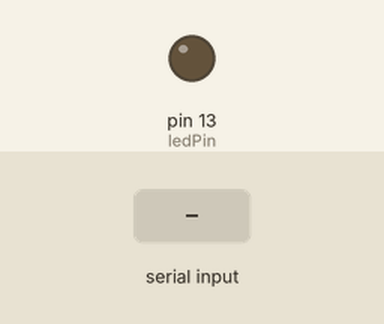
Recording of a sketch running on a simulated Arduino Uno, built with avr-gcc and run on an emulated ATmega328P. Shown: output pins drawn as LEDs (lit = HIGH). The test bench sets the inputs (shaded band). What the sketch prints to the serial monitor is not drawn.

Above: at 1.2 s.
1.3 s: "1" received over Serial
At 1.7 s:
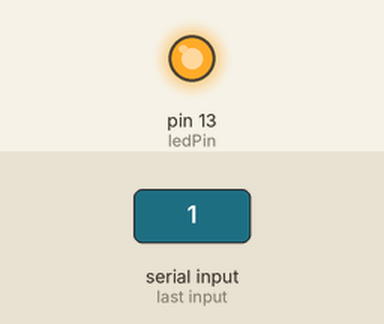
Timing chart, 0 to 4.3 s (numbered marks = the images above; inputs shaded):
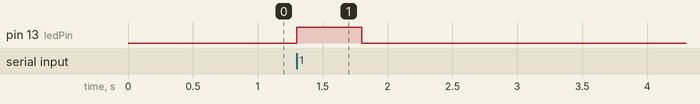

Measured:
- after the input at 1.3 s, pin 13 (ledPin): LOW → HIGH at once, → LOW 0.50 s later

The sketch:

serial_string_reader_writer.ino
```cpp
// sketch to test receiving and publishing data over serial


String c = ""; // Initialize an empty string
unsigned long previousMillis = 0; // Variable to store the last time the message was sent
const long interval = 10000; // Interval at which to send the message (2 seconds)
const int ledPin = LED_BUILTIN;


void setup() {
  Serial.begin(38400); // Initialize serial communication at 38400 baud
  pinMode(ledPin, OUTPUT);
}

void loop() {
  unsigned long currentMillis = millis(); // Get the current time

  // Check if it's time to send the message
  if (currentMillis - previousMillis >= interval) {
    // Save the last time the message was sent
    previousMillis = currentMillis;

    // Send the "Hello from Fergduino" message
    Serial.println("Hello from Fergduino");
  }

  // Check if data is available to read
  if (Serial.available() > 0) {
     // Turn the LED on
    digitalWrite(ledPin, HIGH);

    // Wait for half a second
    delay(500);

    // Turn the LED off
    digitalWrite(ledPin, LOW);

    // Clear the previous content of the string
    c = "";
    // Read incoming data
    while (Serial.available() > 0) {
      char ch = Serial.read();
      c += ch;
      // Small delay to ensure all characters are read
      delay(10);
    }
    // Print the received string
    Serial.print("Received on Arduino: ");
    Serial.println(c);
  }
}
```
